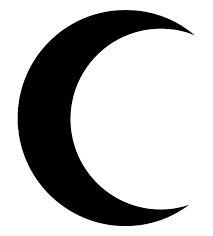
#> input picture moon.png, 213 x 236 px, found by its file name
$ jupyter execute --allow-errors 'Image ari opercation.ipynb'
#> lines starting #> are read from the running program, lines starting #| are printed output that depends on the picture; after the words box and inside, x2 and y2 are one past the last pixel; in counts of white or black regions, pixels touching at a corner belong together
[cell 1]
import cv2
import numpy as np

Reading image

[cell 2]
img1 = cv2.imread("C:\\Users\\aedpu\\OneDrive\\Pictures\\red.jpg")
img2 = cv2.imread("C:\\Users\\aedpu\\OneDrive\\Pictures\\moon.png")
#> img2 is the input picture: shape (236, 213, 3); min 0, max 255, mean 187.3
cv2.imshow("IMG1",img1)
cv2.imshow("IMG2",img2)
cv2.waitKey(0)
cv2.destroyAllWindows()

[cell 3]
#Resize

#> (a cell that did not finish here is left out)

[cell 5]
img2.shape
#> Out = (236, 213, 3)

#> (a cell that did not finish here is left out)

#> (a cell that did not finish here is left out)

#> (a cell that did not finish here is left out)

#> (a cell that did not finish here is left out)

1. Addition

#> (a cell that did not finish here is left out)

image blending

#> (a cell that did not finish here is left out)

2. Subtraction

#> (a cell that did not finish here is left out)

3.Multiplication And Division

#> (a cell that did not finish here is left out)

4 . Bitwise Operation

[cell 14]
img__1 = np.zeros((300,300,3), dtype=np.uint8)
img__2 = np.zeros((300,300,3), dtype=np.uint8)
cv2.rectangle(img__1, (50,50), (250,250), (255,255,255),-1)
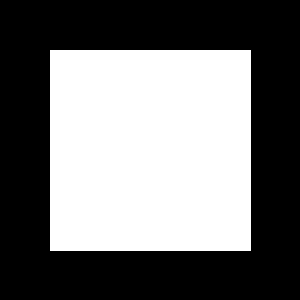
#> img__1: shape (300, 300, 3); 44.9% white; 1 white region, box (x1, y1, x2, y2) and area: (50, 50, 251, 251) 40401
cv2.circle(img__2, (150,150), 100, (255,255,255),-1)
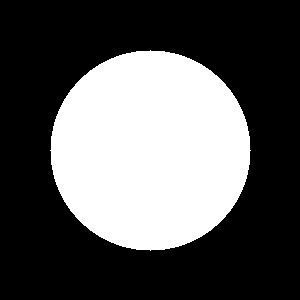
#> img__2: shape (300, 300, 3); 34.9% white; 1 white region, box (x1, y1, x2, y2) and area: (50, 50, 251, 251) 31417
cv2.imshow("IMG__1",img__1)
cv2.imshow("IMG__2",img__2)
cv2.waitKey(0)
cv2.destroyAllWindows()

and operaction

[cell 15]
bitwise_and = cv2.bitwise_and (img__1,img__2,mask=None)

Or ope

[cell 16]
bitwise_or = cv2.bitwise_or (img__1,img__2,mask=None)

[cell 17]
bitwise_xor = cv2.bitwise_xor (img__1,img__2,mask=None)
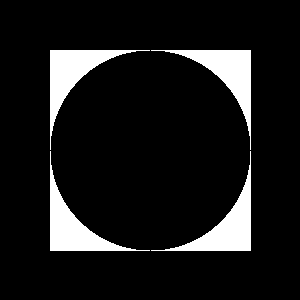
#> bitwise_xor: shape (300, 300, 3); 10% white; 4 white regions, box (x1, y1, x2, y2) and area: (50, 50, 150, 150) 2246, (151, 50, 251, 150) 2246, (50, 151, 150, 251) 2246, (151, 151, 251, 251) 2246

[cell 18]
bitwise_not = cv2.bitwise_not (img__1,mask=None)
